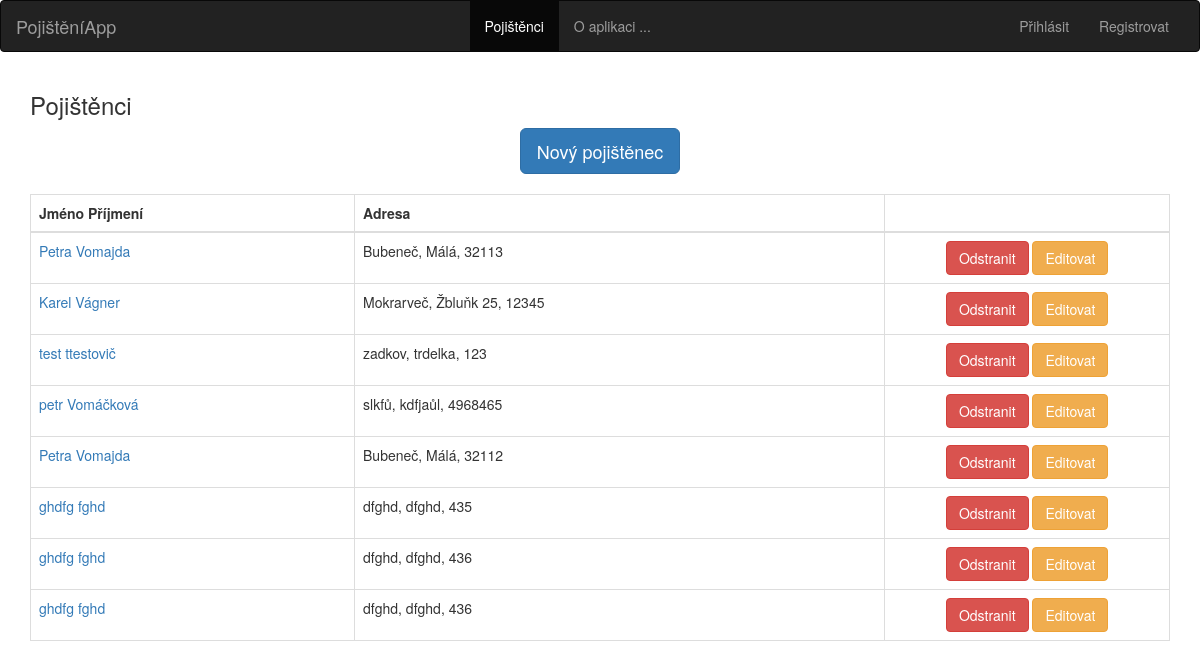
The page /pojistenci on the database as committed earlier.
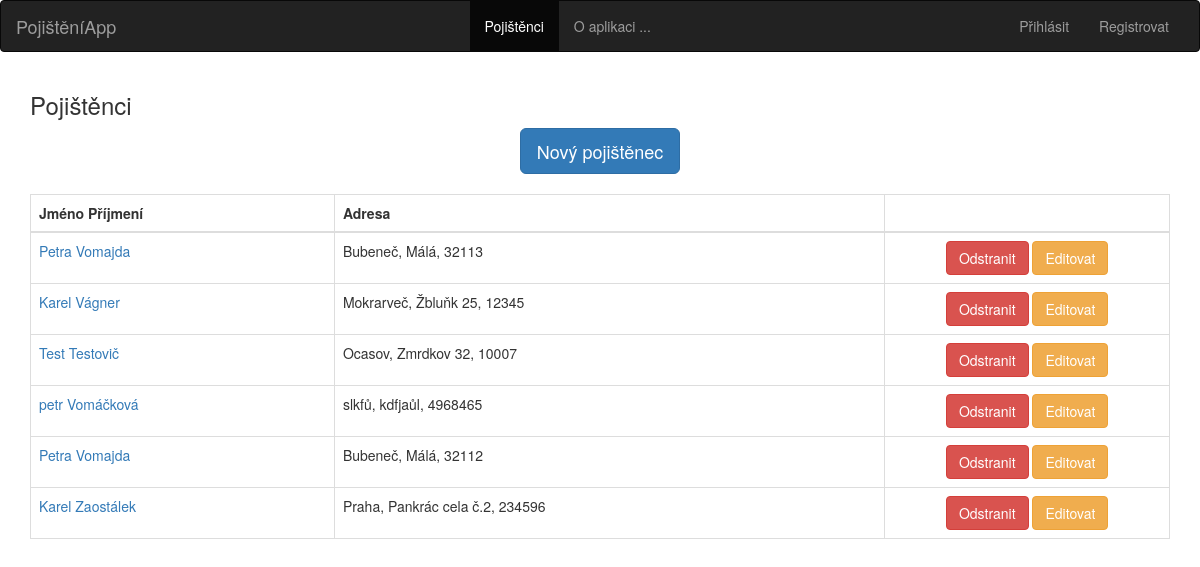
The same page on the database as committed later.
### tables this page shows
CREATE TABLE pojistenci (
    id integer primary key autoincrement,
    jmeno integer not null,
    prijmeni  integer not null,
    adresa  integer not null,
    mesto  integer not null,
    psc  integer not null,
    telefon  integer not null,
    email  integer not null
);

### app.py (the view)
@app.route('/pojistenci', methods=['POST', 'GET'])
def pojistenci():
    db = get_db()
    cur = db.execute('SELECT id, jmeno, prijmeni, mesto, adresa, psc FROM pojistenci')
    results = cur.fetchall()
    return render_template('pojistenci.html', page_title = 'Pojištěnci', pojistenci = results)

### app.py (called while the page is built)
def connect_db():
    sql = sqlite3.connect('/home/honza/Dokumenty/Python_Flask_Udemy/IT_Network_ZP_Plna_verze/pojisteni.db')
    sql.row_factory = sqlite3.Row
    return sql

def get_db():
    if not hasattr(g, 'sqlite_db'):
        g.sqlite_db = connect_db()
    return g.sqlite_db

### templates/pojistenci.html
{% extends 'base.html' %}
{% block body %}
<div class="container">
            <h3 class="">Pojištěnci</h3>
<div class="article_wrapper">
    <p><a href="{{ url_for('pojistenci_novy', id = None) }}" class="btn btn-lg btn-primary" role="button">Nový pojištěnec</a></p>
</div>
<div class="top-buffer">
<table class="table table-bordered">
  <thead>
    <tr>
      <th scope="col">Jméno Příjmení</th>
      <th scope="col">Adresa</th>
      <th scope="col"></th>
    </tr>
  </thead>
  <tbody>
  {% for pojistenec in pojistenci %}
    <tr>
      <td><a href="{{ url_for('pojistenci_detail', id= pojistenec.id) }}" name="id">{{ pojistenec.jmeno }} {{ pojistenec.prijmeni }}</a></td>
      <td>{{ pojistenec.mesto }}, {{ pojistenec.adresa }}, {{ pojistenec.psc }}</td>
      <td class="article_wrapper col-md-3">
          <form method="post" action="{{ url_for('get_member', id=pojistenec.id) }}">
          <button name="submit" class="btn btn-danger" value='delete' role="button">Odstranit</button>
          <button name="submit" class="btn btn-warning" value='edit' role="button">Editovat</button>
            </form>
      </td>
    </tr>
{% endfor %}
  </tbody>
</table>
</div>
</div>
{% endblock %}

### templates/base.html (shortened to what this page needs)
<!DOCTYPE html>
<html lang="cz">
  <head>
    <link rel="stylesheet" href="https://maxcdn.bootstrapcdn.com/bootstrap/3.3.7/css/bootstrap.min.css">
      <link rel="stylesheet" type="text/css" href="https://cdnjs.cloudflare.com/ajax/libs/bootstrap-datetimepicker/4.17.43/css/bootstrap-datetimepicker.min.css">
      <link rel="stylesheet" type="text/css" href="https://cdnjs.cloudflare.com/ajax/libs/bootstrap-datetimepicker/4.17.43/css/bootstrap-datetimepicker-standalone.css">
    <link href="{{ url_for('static', filename= 'bootstrap.min.css' )}}" rel="stylesheet">
    <link href="{{ url_for('static', filename = 'theme.css' )}}" rel="stylesheet">
  </head>
  <body>
  <nav class="navbar navbar-inverse">
  <div class="container-fluid">
    <div class="navbar-header">
      <a class="navbar-brand" href="{{ url_for('index') }}">PojištěníApp</a>
    </div>
    <div class="collapse navbar-collapse" id="bs-example-navbar-collapse-1">
      <ul class="nav navbar-nav">
        <li class="active"><a href="{{ url_for('pojistenci') }}">Pojištěnci <span class="sr-only">(current)</span></a></li>
        <li><a href="{{ url_for('oaplikaci') }}">O aplikaci ...</a></li>
      </ul>
      <ul class="nav navbar-nav navbar-right">
        <li><a href="#">Přihlásit</a></li>
        <li><a href="#">Registrovat</a></li>
      </ul>
    </div>
  </div>
</nav>
{% block body %}{% endblock %}
  </body>
</html>

### static/theme.css (style rules this page uses)
html, body { height: 100%; }
.container, .row { height: 100%; min-height: 100%; }
.top-buffer { margin-top:20px; }
.article_wrapper { text-align: center; background-color:none; }
.navbar .navbar-nav { display: block; float: none; vertical-align: top; }
.navbar .navbar-collapse { text-align: center; }
@media (min-width: 768px) { .navbar .navbar-nav { display: inline-block; float: none; vertical-align: top; } }
@media (min-width: 768px) { .navbar .navbar-collapse { text-align: center; } }

Rows that differ between the two databases and show on the page:
removed pojistenci: jmeno "ghdfg", prijmeni "fghd", mesto "dfghd", adresa "dfghd", psc "435"
removed pojistenci: jmeno "ghdfg", prijmeni "fghd", mesto "dfghd", adresa "dfghd", psc "436"
removed pojistenci: jmeno "ghdfg", prijmeni "fghd", mesto "dfghd", adresa "dfghd", psc "436"
changed pojistenci: jmeno "test" → "Test"; prijmeni "ttestovič" → "Testovič"; mesto "zadkov" → "Ocasov"; adresa "trdelka" → "Zmrdkov 32"; psc "123" → "10007"
added pojistenci: jmeno "Karel", prijmeni "Zaostálek", mesto "Praha", adresa "Pankrác cela č.2", psc "234596"
